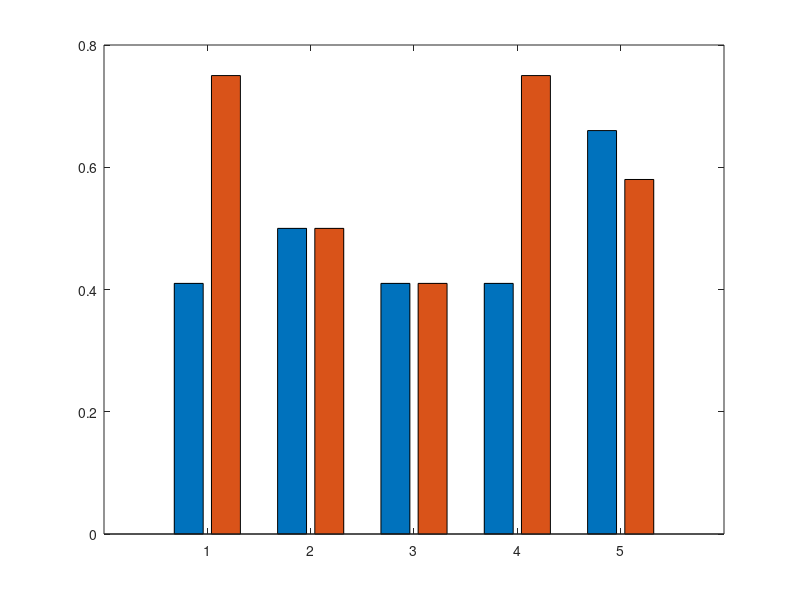

This chart was generated by the following MATLAB code: (Note: this script raises an error after producing the figure.)
accu = [0.41	0.75
        0.5     0.5
        0.41	0.41
        0.41	0.75
        0.66	0.58];
figure
bar(accu)
hold on 
yline(0.5, '--')
xlabel('ROI') 
ylabel('Decoding Accuracy')
ylim([0 1])
set(gca,'xticklabel',{'visLV5','visRV5','tacLS1', 'tacLV5', 'tacRV5'});
title('Within Modality', 'Sub-001, Features = 90, smoothing = 2, b-maps')
legend({'vis-VerVsHor','tac-VerVsHor'},'Location','northeast')
saveas(gcf,'Sub-001_withinModality_features90_smoothin2_bmaps.png')
%%
accu = [0.33	0.25
        0.58	0.50
        0.33	0.41
        0.33	0.25
        0.41	0.58];
figure
bar(accu)
hold on 
yline(0.5, '--')
xlabel('ROI') 
ylabel('Decoding Accuracy')
ylim([0 1])
set(gca,'xticklabel',{'visLV5','visRV5','tacLS1', 'tacLV5', 'tacRV5'});
title('Within Modality', 'Sub-002, Features = 90, Smoothing = 2, b-maps')
legend({'vis-VerVsHor','tac-VerVsHor'},'Location','northeast')
saveas(gcf,'Sub-002_withinModality_features90_smoothin2_bmaps.png')
%%
accu = [0.66	0.66
        0.66	0.50
        0.41	0.50
        0.41	0.66
        0.75	0.58];
figure
bar(accu)
hold on 
yline(0.5, '--')
xlabel('ROI') 
ylabel('Decoding Accuracy')
ylim([0 1])
set(gca,'xticklabel',{'visLV5','visRV5','tacLS1', 'tacLV5', 'tacRV5'});
title('Within Modality', 'Sub-001, Features = 90, Smoothing = 2, t-maps')
legend({'vis-VerVsHor','tac-VerVsHor'},'Location','northeast')
saveas(gcf,'Sub-001_withinModality_features196_smoothin2_tmaps.png')

%%
accu = [0.33	0.25
        0.58	0.58
        0.25	0.50
        0.33	0.25
        0.41	0.50];
figure
bar(accu)
hold on 
yline(0.5, '--')
xlabel('ROI') 
ylabel('Decoding Accuracy')
ylim([0 1])
set(gca,'xticklabel',{'visLV5','visRV5','tacLS1', 'tacLV5', 'tacRV5'});
title('Within Modality', 'Sub-002, Features = 90, Smoothing = 2, t-maps')
legend({'vis-VerVsHor','tac-VerVsHor'},'Location','northeast')
saveas(gcf,'Sub-002_withinModality_features90_smoothin2_tmaps.png')
